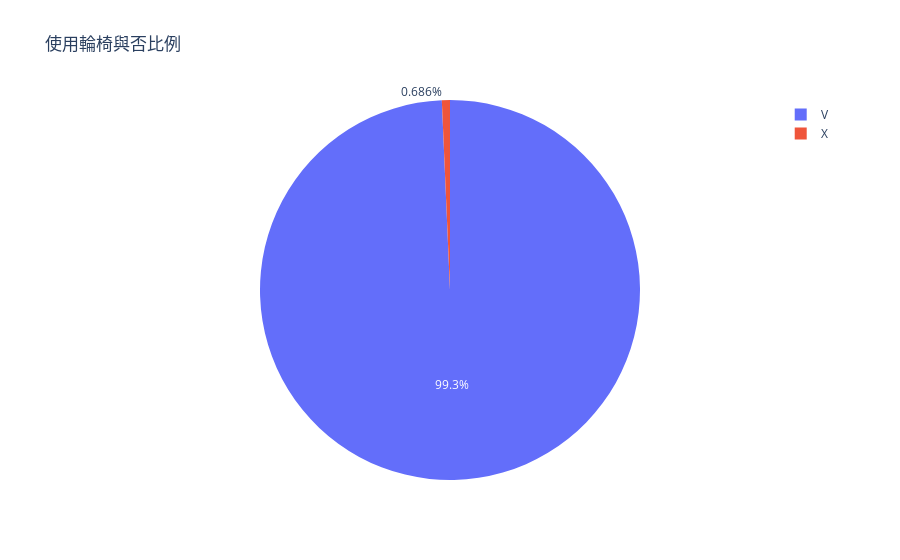

Notebook source saved alongside this figure:
### Code cell
fig = px.pie(chair, values='據點數量', names='符合輪椅使用', title='使用輪椅與否比例')
fig.show()

### Figure 1 — Plotly figure (JSON) as saved in the notebook; plotly's stock layout.template omitted (floating-point values rounded to 4 significant figures)
{"data": [{"domain": {"x": [0, 1], "y": [0, 1]}, "hovertemplate": "符合輪椅使用=%{label}<br>據點數量=%{value}<extra></extra>", "labels": ["V", "X"], "legendgroup": "", "name": "", "showlegend": true, "type": "pie", "values": [26502, 183]}], "layout": {"legend": {"tracegroupgap": 0}, "title": {"text": "使用輪椅與否比例"}}}
